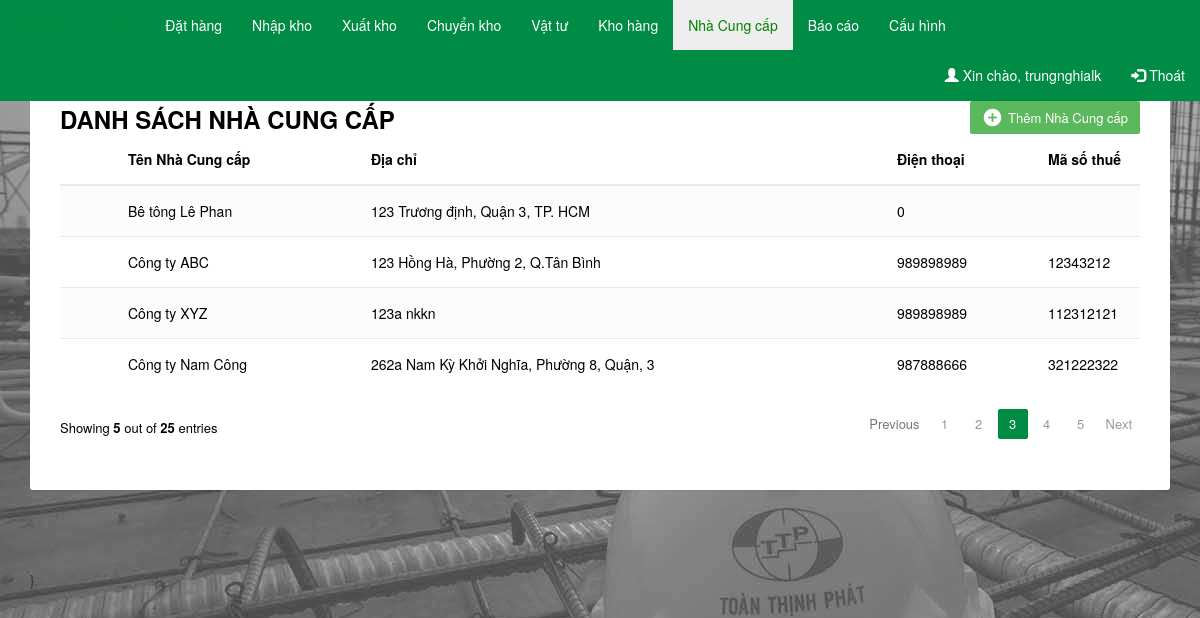
/index.php?id=nhacungcap (signed in), run on the app's committed database.
### tables this page shows
CREATE TABLE IF NOT EXISTS `supplier` (
  `supplier_id` int(255) NOT NULL AUTO_INCREMENT,
  `supplier_name` varchar(1000) NOT NULL,
  `supplier_addr` varchar(1000) NOT NULL,
  `supplier_mobile` int(11) DEFAULT NULL,
  `supplier_taxcode` varchar(20) DEFAULT NULL,
  PRIMARY KEY (`supplier_id`)
);

### supplier.php (the view, shortened to what this page needs)
<div class="container">
    <div class="table-wrapper">
        <div class="table-title">
            <div class="row">
                <div class="col-sm-6">
                <h2><b>DANH SÁCH NHÀ CUNG CẤP</b></h2>
            </div>
          <div class="col-sm-6">
            <a href="#addmaterials" class="btn btn-success" data-toggle="modal"><i class="material-icons">&#xE147;</i> <span>Thêm Nhà Cung cấp</span></a>
        </div>
    </div>
    <table class="table table-striped table-hover">
        <thead>
           <tr>
            <th></th>
            <th>Tên Nhà Cung cấp</th>
            <th>Địa chỉ</th>
            <th>Điện thoại</th>
            <th>Mã số thuế</th>
            </tr>
        </thead>
        <tbody>
          <?php
            $sql = "select * from supplier";
            $result = mysql_query($sql);
            while ($row = mysql_fetch_array($result)) {
          ?>
            <tr>
                <td></td>
                <td><?php echo $row['supplier_name'] ?></td>
                <td><?php echo $row['supplier_addr'] ?></td>
                <td><?php echo $row['supplier_mobile'] ?></td>
                <td><?php echo $row['supplier_taxcode'] ?></td>
            </tr>
          <?php } ?>
        </tbody>
    </table>
  <div class="clearfix">
        <div class="hint-text">Showing <b>5</b> out of <b>25</b> entries</div>
      <ul class="pagination">
          <li class="page-item disabled"><a href="#">Previous</a></li>
            <li class="page-item"><a href="#" class="page-link">1</a></li>
            <li class="page-item"><a href="#" class="page-link">2</a></li>
            <li class="page-item active"><a href="#" class="page-link">3</a></li>
            <li class="page-item"><a href="#" class="page-link">4</a></li>
            <li class="page-item"><a href="#" class="page-link">5</a></li>
            <li class="page-item"><a href="#" class="page-link">Next</a></li>
        </ul>
    </div>
</div>
</div>

### css/style.css (style rules this page uses)
.body { background-image: url("../images/background.jpg"); background-repeat: no-repeat; background-attachment: fixed; }
.table-wrapper { background: #fff; padding: 20px 25px; margin: 80px 0; border-radius: 3px; box-shadow: 0 1px 1px rgba(0,0,0,.05); }
.table-title { border-top: 5px solid #4cae4c; padding-bottom: 15px; background: #fff; color: #000; padding: 16px 30px; margin: -20px -25px 10px; border-radius: 3px 3px 0 0; }
.table-title h2 { margin: 5px 0 0; font-size: 24px; }
.table-title .btn { color: #fff; float: right; font-size: 13px; border: none; min-width: 50px; border-radius: 2px; border: none; outline: none !important; margin-left: 10px; }
.table-title .btn i { float: left; font-size: 21px; margin-right: 5px; }
.table-title .btn span { float: left; margin-top: 2px; }
table.table tr th, table.table tr td { border-color: #e9e9e9; vertical-align: middle; height: 51px; }
table.table tr th:first-child { width: 60px; }
table.table tr th:last-child { width: 100px; }
table.table-striped tbody tr:nth-of-type(odd) { background-color: #fcfcfc; }
.pagination { float: right; margin: 0 0 5px; }
.pagination li a { border: none; font-size: 13px; min-width: 30px; min-height: 30px; color: #999; margin: 0 2px; line-height: 30px; border-radius: 2px !important; text-align: center; padding: 0 6px; }
.pagination li.active a, .pagination li.active a.page-link { background: #008c44; }
.hint-text { float: left; margin-top: 10px; font-size: 13px; }

### data on the page
supplier: supplier_name "Bê tông Lê Phan", supplier_addr "123 Trương định, Quận 3, TP. HCM", supplier_mobile "0"
supplier: supplier_name "Công ty ABC", supplier_addr "123 Hồng Hà, Phường 2, Q.Tân Bình", supplier_mobile "989898989", supplier_taxcode "12343212"
supplier: supplier_name "Công ty XYZ", supplier_addr "123a nkkn", supplier_mobile "989898989", supplier_taxcode "112312121"
supplier: supplier_name "Công ty Nam Công", supplier_addr "262a Nam Kỳ Khởi Nghĩa, Phường 8, Quận, 3", supplier_mobile "987888666", supplier_taxcode "321222322"

### other printed values
$_SESSION['username'] "trungnghialk"
